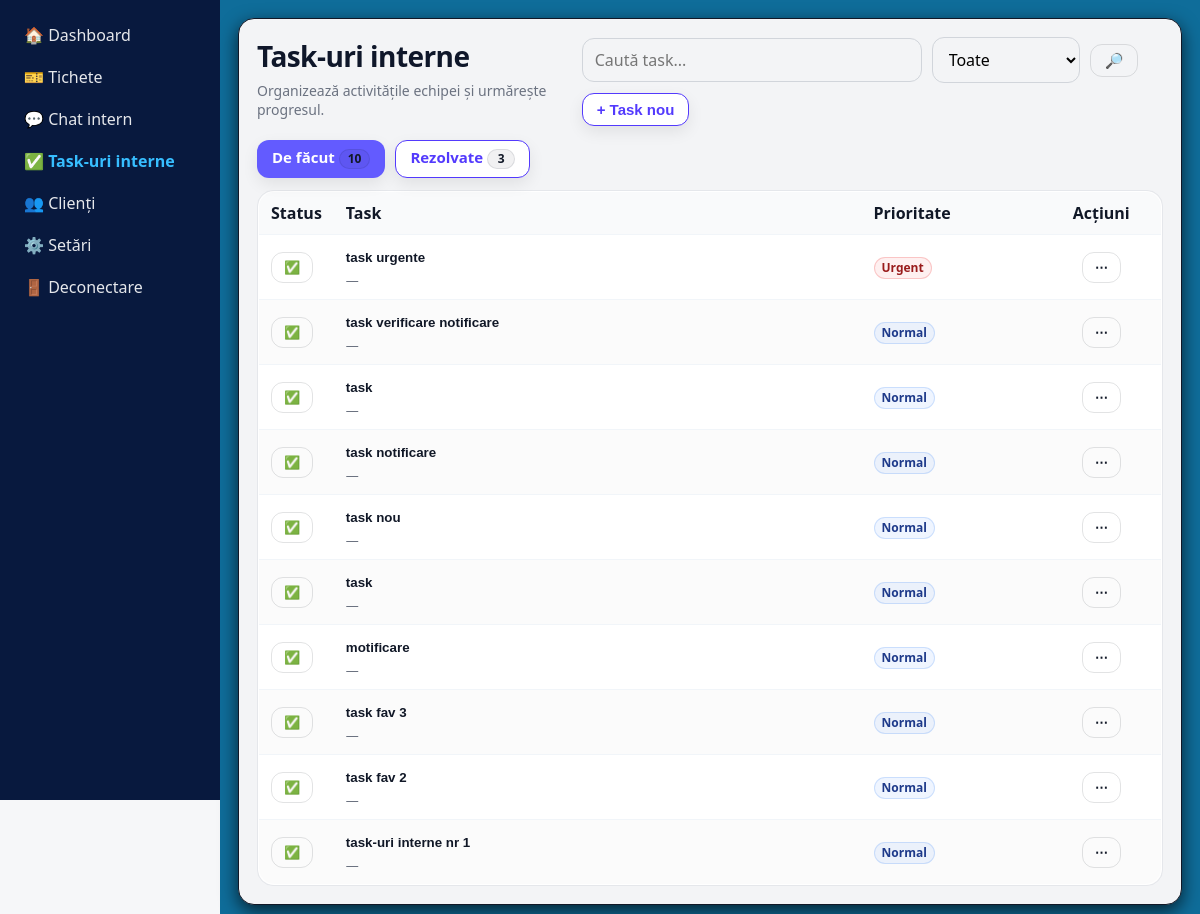
The app's page /?route=tasks (signed in) with its own data.
### tables this page shows
CREATE TABLE `tasks` (
  `id` int(11) NOT NULL,
  `title` varchar(255) NOT NULL,
  `description` text DEFAULT NULL,
  `status` enum('pending','done') DEFAULT 'pending',
  `priority` tinyint(4) NOT NULL DEFAULT 3,
  `is_favorite` tinyint(1) NOT NULL DEFAULT 0,
  `created_at` timestamp NOT NULL DEFAULT current_timestamp()
);

### app/controllers/TaskController.php (called while the page is built, shortened)
<?php
class TaskController
{
    public function index()
    {
        global $pdo;
        $me = (int)Auth::id();
        try {
            $pdo->query("SELECT last_seen_tasks_at FROM users LIMIT 1");
        } catch (Throwable $e) {
            try { $pdo->exec("ALTER TABLE users ADD COLUMN last_seen_tasks_at DATETIME NULL"); } catch (Throwable $e2) {}
        }
        try {
            $pdo->prepare("UPDATE users SET last_seen_tasks_at = NOW() WHERE id=? LIMIT 1")->execute([$me]);
        } catch (Throwable $e) {}
        $wherePending = ["status = 'pending'"];
        $paramsPending = [];
        $sqlPending = "
        SELECT * FROM tasks
        WHERE " . implode(" AND ", $wherePending) . "
        ORDER BY priority ASC, created_at DESC
    ";
        $stmt = $pdo->prepare($sqlPending);
        $stmt->execute($paramsPending);
        $tasks_pending = $stmt->fetchAll(PDO::FETCH_ASSOC);
        $whereDone = ["status = 'done'"];
        $paramsDone = [];
        $sqlDone = "
        SELECT * FROM tasks
        WHERE " . implode(" AND ", $whereDone) . "
        ORDER BY created_at DESC
    ";
        $stmt = $pdo->prepare($sqlDone);
        $stmt->execute($paramsDone);
        $tasks_done = $stmt->fetchAll(PDO::FETCH_ASSOC);
        $count_pending = count($tasks_pending);
        $count_done = count($tasks_done);
        require __DIR__ . '/../views/tasks.php';
    }
}

### app/views/tasks.php (the view, shortened to what this page needs)
<?php
$activeFilter = $_GET['filter'] ?? 'all';
$tab = $_GET['tab'] ?? 'pending';
$q = trim($_GET['q'] ?? '');
$q_done = trim($_GET['q_done'] ?? '');
$count_pending = $count_pending ?? (is_array($tasks_pending ?? null) ? count($tasks_pending) : 0);
$count_done = $count_done ?? (is_array($tasks_done ?? null) ? count($tasks_done) : 0);
function tasks_url(array $params = []): string {
    $base = BASE_URL . 'tasks';
    $sep = (strpos($base, '?') !== false) ? '&' : '?';
    return $base . $sep . http_build_query($params);
}
function prio_label(int $p): string {
    return match ($p) {
        1 => 'Urgent',
        2 => 'Ridicată',
        3 => 'Normal',
        4 => 'Scăzută',
        5 => 'Foarte scăzută',
        default => 'Normal',
    };
}
function prio_class(int $p): string {
    return match ($p) {
        1 => 'badge--danger',
        2 => 'badge--warn',
        3 => 'badge--info',
        4 => 'badge--muted',
        5 => 'badge--muted',
        default => 'badge--info',
    };
}
?>
<?php require __DIR__ . '/admin/_layout_start.php'; ?>
<div class="page-header">
  <div class="page-header__left">
    <h2 class="page-header__title">Task-uri interne</h2>
    <p class="page-header__subtitle">Organizează activitățile echipei și urmărește progresul.</p>
  </div>
  <div class="page-header__actions">
    <form method="GET" action="<?= BASE_URL ?>tasks" class="tasks-toolbar" style="display:flex; gap:10px; align-items:center; flex-wrap:wrap;">
      <input class="input" type="text" name="<?= $tab === 'done' ? 'q_done' : 'q' ?>"
             placeholder="Caută task..." value="<?= htmlspecialchars($tab === 'done' ? $q_done : $q) ?>"
             style="min-width:260px;">
      <select class="input" name="filter" style="width:auto;" aria-label="Filtru" onchange="this.form.submit()">
        <option value="all" <?= $activeFilter==='all' ? 'selected' : '' ?>>Toate</option>
      </select>
      <button class="btn btn--ghost" type="submit">🔎</button>
      <button class="btn" type="button" onclick="TasksUI.openCreateModal()">+ Task nou</button>
    </form>
  </div>
</div>
<div class="tabs" role="tablist" aria-label="Task tabs">
  <a class="tab-btn <?= $tab==='pending' ? 'active' : '' ?>" role="tab"
     href="<?= tasks_url(array_filter(['tab'=>'pending','filter'=>$activeFilter,'q'=>$q])) ?>">
    De făcut <span class="tasks-pill"><?= (int)$count_pending ?></span>
  </a>
  <a class="tab-btn <?= $tab==='done' ? 'active' : '' ?>" role="tab"
     href="<?= tasks_url(array_filter(['tab'=>'done','filter'=>$activeFilter,'q_done'=>$q_done])) ?>">
    Rezolvate <span class="tasks-pill"><?= (int)$count_done ?></span>
  </a>
</div>
<div class="tab-panel active" style="padding:0;">
  <?php if ($tab === 'pending'): ?>
    <?php if (empty($tasks_pending)): ?>
      <div style="padding:16px;">Nu există task-uri active.</div>
    <?php else: ?>
      <div class="table-wrap rtable">
        <table class="table tasks-table" style="min-width:760px;">
          <thead>
          <tr>
            <th style="width:54px;">Status</th>
            <th>Task</th>
            <th style="width:180px;">Prioritate</th>
            <th style="width:120px; text-align:center;">Acțiuni</th>
          </tr>
          </thead>
          <tbody>
          <?php foreach ($tasks_pending as $t): ?>
            <?php $tid = (int)$t['id']; ?>
            <tr class="task-row" data-task-id="<?= $tid ?>">
              <td>
                <form method="POST" action="<?= BASE_URL ?>tasks-done" style="display:inline;">
                  <button class="btn btn--ghost" type="submit" title="Marchează ca rezolvat" aria-label="Rezolvat">✅</button>
                </form>
              </td>
              <td>
                <button type="button" class="task-title" onclick="TasksUI.openDetails(<?= $tid ?>)">
                  <?= htmlspecialchars($t['title'] ?? '') ?>
                </button>
                <?php if (!empty($t['description'])): ?>
                  <div class="task-subtext"><?= htmlspecialchars(preview_text((string)$t['description'], 160)) ?></div>
                <?php else: ?>
                  <div class="task-subtext">—</div>
                <?php endif; ?>
              </td>
              <td>
                <?php $p = (int)($t['priority'] ?? 3); ?>
                <span class="badge <?= prio_class($p) ?>"><?= prio_label($p) ?></span>
              </td>
              <td style="text-align:center;">
                <div class="kebab" data-kebab>
                  <button class="btn btn--ghost" type="button" aria-haspopup="menu" aria-label="Acțiuni" onclick="TasksUI.toggleMenu(event, <?= $tid ?>)">⋯</button>
                </div>
              </td>
            </tr>
          <?php endforeach; ?>
          </tbody>
        </table>
      </div>
    <?php endif; ?>
  <?php endif; ?>
</div>
<?php require __DIR__ . '/admin/_layout_end.php'; ?>

### index.php (shortened to what this page needs)
<?php
require_once __DIR__ . '/config/database.php';
require_once __DIR__ . '/app/controllers/TaskController.php';
$route = $_GET['route'] ?? 'login';
if ($route === 'tasks' && $_SERVER['REQUEST_METHOD'] === 'GET') {
    (new TaskController())->index();
    exit;
}

### app/views/partials/head.php (shortened to what this page needs)
<!doctype html>
<html lang="ro">
<head>
  <link rel="stylesheet" href="<?= ASSET_URL ?>assets/css/app.css?v=<?= time() ?>">
</head>
<body>

### app/views/admin/_layout_start.php (shortened to what this page needs)
<?php require __DIR__ . '/../partials/head.php'; ?>
<div class="app-shell app-shell--admin" data-app-shell>
  <main class="app-main" role="main">
    <div class="app-container">
      <div class="app-content content">

### app/views/admin/_layout_end.php (shortened to what this page needs)
      </div>
    </div>
  </main>
  <aside class="app-sidebar" data-sidebar>
    <?php require __DIR__ . '/_sidebar.php'; ?>
  </aside>
</div>
<?php require __DIR__ . '/../partials/footer.php'; ?>

### app/views/admin/_sidebar.php (shortened to what this page needs)
<?php
$current = $_GET['route'] ?? '';
function active($needle, $current) {
  return strpos($current, $needle) === 0 ? 'active' : '';
}
?>
<aside class="sidebar">
  <a class="nav-item <?= active('admin/dashboard', $current) ?>" href="<?= BASE_URL ?>admin/dashboard">
    <span>🏠 Dashboard</span>
  </a>
  <a class="nav-item <?= active('admin/tickets', $current) ?>" href="<?= BASE_URL ?>admin/tickets">
    <span>🎫 Tichete</span>
  </a>
  <a class="nav-item <?= active('chat', $current) ?>" href="<?= BASE_URL ?>chat">
    <span>💬 Chat intern</span>
  </a>
  <a class="nav-item <?= active('tasks', $current) ?>" href="<?= BASE_URL ?>tasks">
    <span>✅ Task-uri interne</span>
  </a>
  <a class="nav-item <?= active('admin/clients', $current) ?>" href="<?= BASE_URL ?>admin/clients">
    <span>👥 Clienți</span>
  </a>
  <a class="nav-item <?= active('admin/settings', $current) ?>" href="<?= BASE_URL ?>admin/settings">
    <span>⚙️ Setări</span>
  </a>
  <a class="nav-item" href="<?= BASE_URL ?>logout">
    <span>🚪 Deconectare</span>
  </a>
</aside>

### app/views/partials/footer.php (shortened to what this page needs)
</body>
</html>

### assets/css/parts/base.css (style rules this page uses)
:root { --bg: #f6f7f9; --surface: #ffffff; --surface-2: #fafafa; --text: #0f172a; --muted: #64748b; --border: rgba(17, 24, 39, 0.10); --border-strong: rgba(17, 24, 39, 0.16); --primary: #635bff; --primary-hover: #4f46ff; --primary-soft: #eef2ff; --sidebar-bg: #f3f4f6; --sidebar-border: #e5e7eb; --primary-600: #4f46ff; --radius-sm: 10px; --radius-md: 12px; --radius-lg: 16px; --shadow-sm: 0 4px 12px rgba(0,0,0,.06); --shadow-md: 0 14px 30px rgba(0,0,0,.10); }
* { box-sizing: border-box; }
html, body { height: 100%; overflow-x: hidden; }
body { margin: 0; font-family: ui-sans-serif, system-ui, -apple-system, Segoe UI, Roboto, Arial, "Noto Sans", "Liberation Sans", sans-serif; background: var(--bg); color: var(--text); -webkit-font-smoothing: antialiased; -moz-osx-font-smoothing: grayscale; }
a { color: inherit; }
input, select, textarea { max-width: 100%; }
:where(a, button, input, select, textarea):focus-visible { outline: 3px solid rgba(99, 91, 255, 0.25); outline-offset: 2px; }

### assets/css/parts/admin.css (style rules this page uses)
.table { width: 100%; border-collapse: collapse; background: #fff; border: 1px solid rgba(17, 24, 39, 0.1); border-radius: 16px; overflow: hidden; }
.table th, .table td { padding: 10px 12px; text-align: left; border-top: 1px solid #f1f5f9; }
.table th { background: #f9fafb; font-weight: 700; border-top: none; }
.table td { color: #111827; }
.table th { color: #111827; }
.table tr:nth-child(even) td { background: rgba(17, 24, 39, 0.015); }

### assets/css/parts/shell.css (style rules this page uses)
.app-shell { min-height: 100vh; display: flex; }
.app-main { flex: 1; min-width: 0; }
.app-container { max-width: 100%; margin: 0 auto; padding: 18px; background: #0f6d9a; }
.app-sidebar { width: 220px; flex: 0 0 220px; background: #08193e; position: sticky; top: 0; height: 100vh; overflow: auto; order: -1; }
.app-sidebar .sidebar { width: auto; border: 0; border-radius: 0; padding: 14px; background: transparent; }

### records on screen
tasks: title "task urgente", priority "Urgent"
tasks: title "task verificare notificare", priority "Normal"
tasks: title "task", priority "Normal"
tasks: title "task notificare", priority "Normal"
tasks: title "task nou", priority "Normal"
tasks: title "task", priority "Normal"
tasks: title "motificare", priority "Normal"
tasks: title "task fav 3", priority "Normal"
tasks: title "task fav 2", priority "Normal"
tasks: title "task-uri interne nr 1", priority "Normal"

### other values on screen
$count_pending "10"
$count_done "3"
